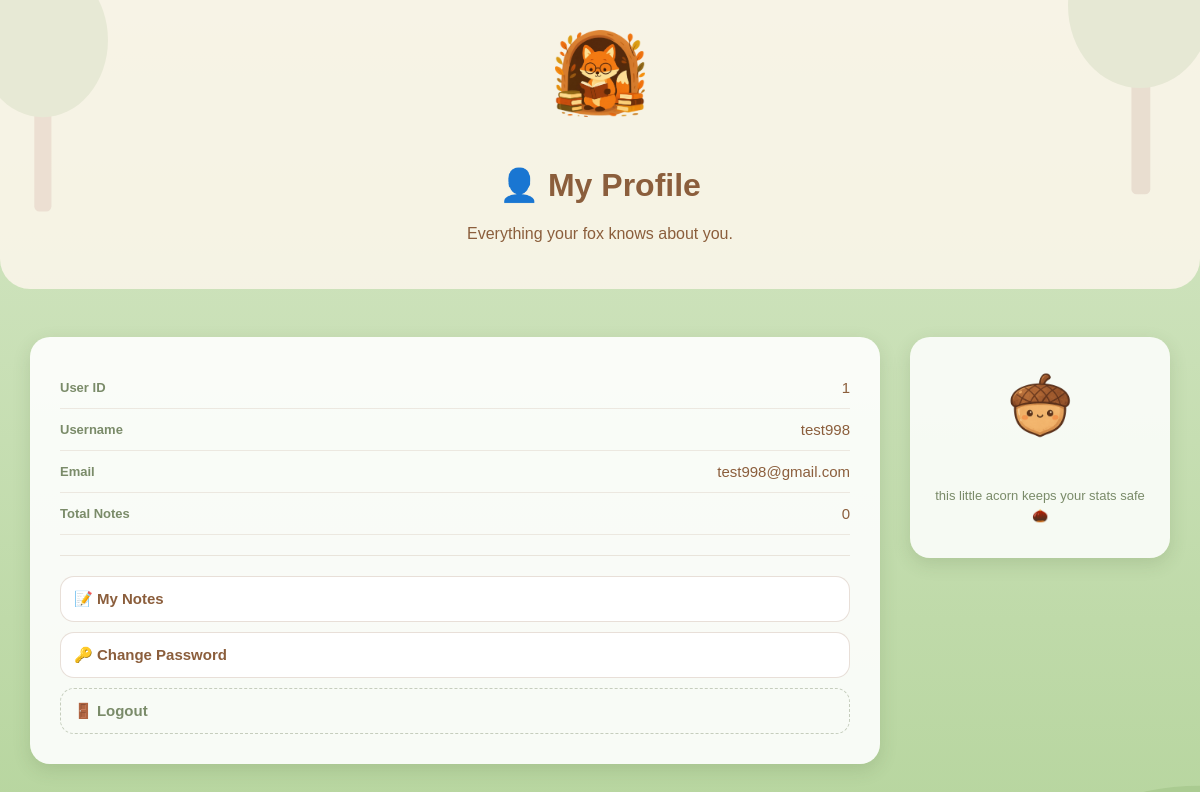
Screenshot of /profile (signed in) with the database file from the repository.
### tables this page shows
CREATE TABLE users(
    id INTEGER PRIMARY KEY AUTOINCREMENT,
    username TEXT NOT NULL,
    email TEXT NOT NULL,
    password TEXT NOT NULL
);

### app.py (the view)
@app.route("/profile")
def profile():
    if "user_id" not in session:
        return redirect("/login")
    conn = sqlite3.connect("database.db")
    cursor = conn.cursor()
    cursor.execute(
        """
        SELECT * FROM users
        WHERE id=?
        """,
        (session["user_id"],)
    )
    user = cursor.fetchone()
    cursor.execute(
        """
        SELECT COUNT(*)
        FROM notes
        WHERE user_id=?
        """,
        (session["user_id"],)
    )
    note_count = cursor.fetchone()[0]
    conn.close()
    return render_template(
        "profile.html",
        user=user,
        note_count=note_count
    )

### templates/profile.html (shortened to what this page needs)
<!DOCTYPE html>
<html>
<head>
    <link rel="stylesheet" href="{{ url_for('static', filename='css/style.css') }}">
</head>
<body class="notes-body">
<div class="hero create-hero">
    <img
    src="{{ url_for('static', filename='images/fox-Reading.png') }}"
    class="fox-reading"
    alt="Reading Fox"/>
    <div>
        <h1>👤 My Profile</h1>
        <p>Everything your fox knows about you.</p>
    </div>
</div>
<br>
<div class="create-layout">
    <div class="create-card">
        <div class="profile-row">
            <span class="profile-label">User ID</span>
            <span class="profile-value">{{ user[0] }}</span>
        </div>
        <div class="profile-row">
            <span class="profile-label">Username</span>
            <span class="profile-value">{{ user[1] }}</span>
        </div>
        <div class="profile-row">
            <span class="profile-label">Email</span>
            <span class="profile-value">{{ user[2] }}</span>
        </div>
        <div class="profile-row">
            <span class="profile-label">Total Notes</span>
            <span class="profile-value">{{ note_count }}</span>
        </div>
        <hr class="profile-divider">
        <div class="profile-links">
            <a href="/notes" class="home-btn">📝 My Notes</a>
            <a href="/change-password" class="home-btn">🔑 Change Password</a>
            <a href="/logout" class="home-btn home-btn-muted">🚪 Logout</a>
        </div>
    </div>
    <div class="create-side">
        <img
        src="{{ url_for('static', filename='images/Acorn.png') }}"
        class="pinecone-buddy"
        alt="Acorn buddy"/>
        <p class="create-tip">this little acorn keeps your stats safe 🌰</p>
    </div>
</div>
</body>
</html>

### static/css/style.css (style rules this page uses)
:root { --cream: #FDF6EC; --terracotta: #D97E5E; --moss: #7A8B69; --brown: #8B5E3C; --dark-bg: #1B2A22; --amber: #F4B860; --white: #E8E8E8; }
body { max-width: 1200px; margin: auto; background-color: var(--cream); color: var(--brown); font-family: Arial, sans-serif; padding: 20px; }
.notes-body { max-width: none; margin: 0; padding: 0; min-height: 100vh; background: linear-gradient(180deg, #D7E8C8 0%, #B8D6A0 100%); position: relative; overflow-x: hidden; font-family: Arial, sans-serif; color: var(--brown); }
.hero { background: rgba(253, 246, 236, 0.85); padding: 30px; border-radius: 0 0 30px 30px; display: flex; align-items: center; gap: 20px; position: relative; z-index: 2; flex-direction: column; justify-content: center; text-align: center; }
.home-btn { display: block; text-decoration: none; background: white; color: var(--brown); border: 1px solid rgba(139, 94, 60, 0.2); border-radius: 14px; padding: 13px; font-size: 15px; font-weight: bold; transition: background 0.2s ease; }
.home-btn-muted { color: var(--moss); border: 1px dashed rgba(122, 139, 105, 0.4); background: transparent; }
.create-hero { justify-content: space-between; }
.create-layout { display: flex; align-items: flex-start; gap: 30px; margin-top: 30px; padding: 0 30px 30px; position: relative; z-index: 2; }
.create-card { flex: 1; background: rgba(255, 255, 255, 0.9); border-radius: 20px; padding: 30px; box-shadow: 0 6px 18px rgba(60, 80, 40, 0.15); }
.create-side { width: 220px; min-width: 220px; background: rgba(255, 255, 255, 0.85); border-radius: 20px; padding: 20px; text-align: center; box-shadow: 0 6px 18px rgba(60, 80, 40, 0.15); }
.pinecone-buddy { width: 100px; height: auto; margin-bottom: 12px; }
.create-tip { font-size: 13px; color: var(--moss); line-height: 1.5; }
.fox-reading { width: 90px; height: auto; }
.profile-row { display: flex; justify-content: space-between; align-items: center; padding: 12px 0; border-bottom: 1px solid rgba(139, 94, 60, 0.12); }
.profile-label { font-size: 13px; font-weight: bold; color: var(--moss); }
.profile-value { font-size: 15px; color: var(--brown); }
.profile-divider { border: none; border-top: 1px solid rgba(139, 94, 60, 0.15); margin: 20px 0; }
.profile-links { display: flex; flex-direction: column; gap: 10px; }
.hero img, .hero .fox, .hero .fox-walking, .hero .fox-reading, .hero .fox-guard { margin: 0 auto 8px; }

### rows the page displays
users: id "1", username "test998", email "test998@gmail.com"

### other values shown
{{ note_count }} "0"
